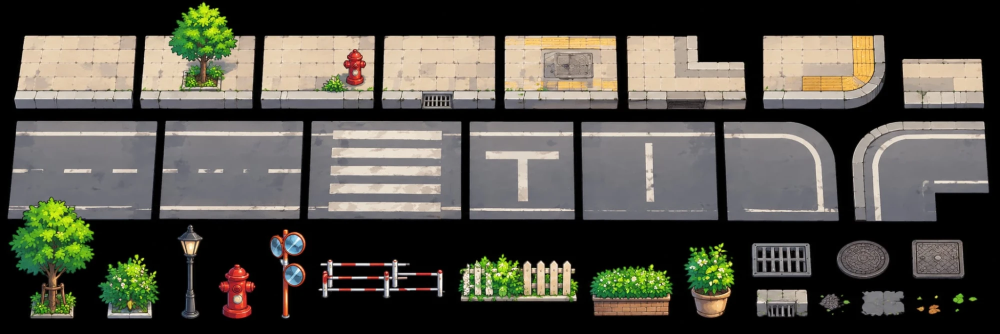
#> input picture assets/raw/duong-pho.webp, 2000 x 667 px (shown at 1/2 size)
$ python cat_asset.py ../assets/raw/duong-pho.webp ../assets/raw/toa-nha.webp 100 ../assets/raw/toa-nha.webp 5 5
#> lines starting #> are read from the running program, lines starting #| are printed output that depends on the picture; after the words box and inside, x2 and y2 are one past the last pixel; in counts of white or black regions, pixels touching at a corner belong together
#> in main, im is the input picture: PIL image 2000x667 RGB; mean R, G, B 81.5, 79, 70.5
"""Cắt tờ asset (ảnh tạo bằng AI, nền trơn) thành từng file PNG nền trong suốt.

Cách dùng: python tools/cat_asset.py <ảnh> <thư mục ra> [ngưỡng loang] [màu nền r,g,b] [ngưỡng xóa toàn ảnh]
Nền được loang từ mép ảnh (giống công cụ cục tẩy thần kỳ), nên chỗ tối bên trong
hình (viền, bóng) không bị xóa dù nền màu đen. Mỗi mảng hình rời nhau thành một file
01.png, 02.png... xếp theo hàng rồi theo cột, kèm _xem.png đánh số để đối chiếu.
"""
import sys
from pathlib import Path

import numpy as np
from PIL import Image, ImageDraw, ImageFilter

MARK = (13, 254, 7)


def bg_mask(im, thresh):
#> called with thresh = 100
    work = im.convert('RGB').copy()
    w, h = work.size
#> w = 2000; h = 667
    seeds = [(x, y) for x in range(0, w, 16) for y in (0, h - 1)] + [(x, y) for y in range(0, h, 16) for x in (0, w - 1)]
    for s in seeds:
        if work.getpixel(s) != MARK:
            ImageDraw.floodfill(work, s, MARK, thresh=thresh)
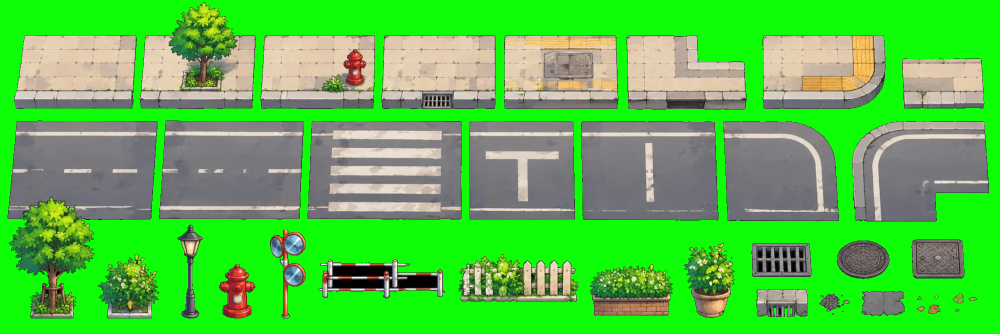
#> work: PIL image 2000x667 RGB (shown at 1/2 size); mean R, G, B 86.8, 192.3, 73.2
    a = np.asarray(work)
    return (a[:, :, 0] == MARK[0]) & (a[:, :, 1] == MARK[1]) & (a[:, :, 2] == MARK[2])
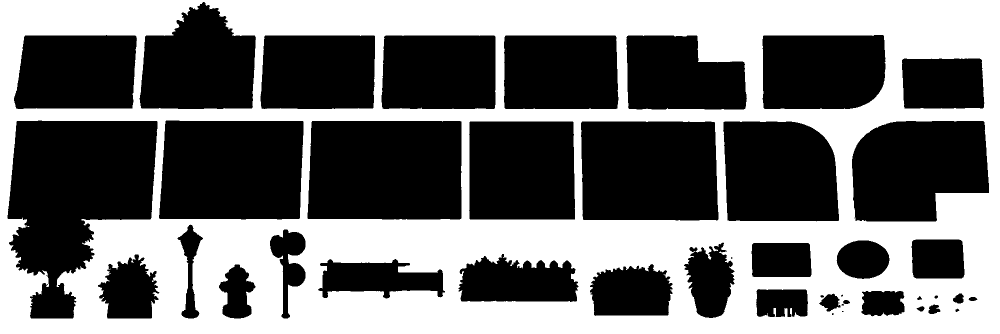
#> returned value: shape (667, 2000) bool (shown at 1/2 size); 44.8% white; 1 white region, box (x1, y1, x2, y2) and area: (0, 0, 2000, 667) 597425


# [75 lines left out: functions runs, components, xy_cut, not called in this run]


def main():
    src, out = Path(sys.argv[1]), Path(sys.argv[2])
    thresh = int(sys.argv[3]) if len(sys.argv) > 3 else 40
    out.mkdir(parents=True, exist_ok=True)
    im = Image.open(src).convert('RGB')
    bg = bg_mask(im, thresh)
    if len(sys.argv) > 4:   # nền lọt trong hình (khe giữa song rào...): xóa luôn chỗ gần đúng màu nền
#> (the run stopped early here; a loop or call above may not have finished)
